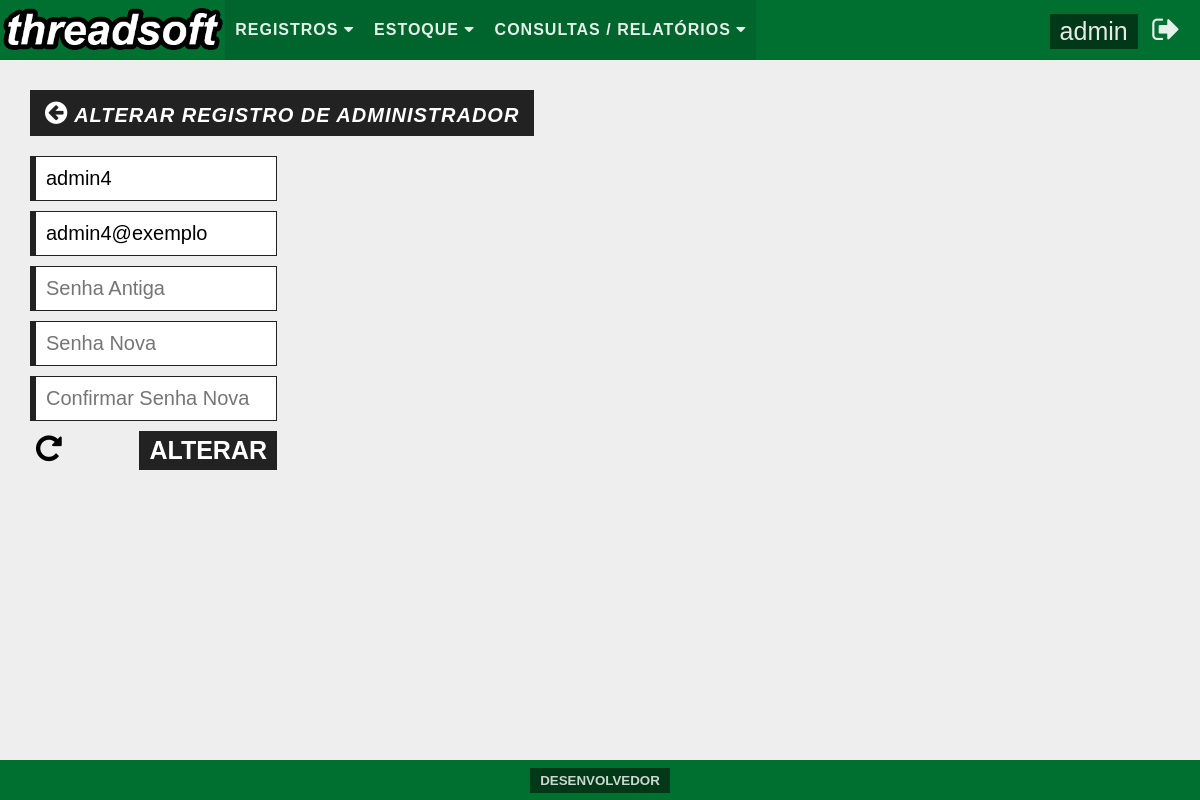
The app's page /pages/main.php?folder=system/user/&file=fmalt_user&ext=php&id=04 (signed in) with its own data.
### tables this page shows
CREATE TABLE `users` (
  `id` tinyint(2) UNSIGNED ZEROFILL NOT NULL COMMENT 'Este campo serve como identificador único para usuário.',
  `username` varchar(20) NOT NULL COMMENT 'Este campo é destinado a armazenar o nome de usuário.',
  `password` char(32) NOT NULL COMMENT 'Este campo é a armazenar a senha para o usuário.',
  `email` varchar(100) NOT NULL COMMENT 'Este campo é destinado a armazanar o e-mail do usuário.'
);

### pages/main.php (the view, shortened to what this page needs)
<!DOCTYPE html>
<?php
  include "../security/database/dbconnect.php";
?>
<html>
  <head>
    <link rel="stylesheet" href="../css/reset.css">
    <link rel="stylesheet" href="../css/style.css">
    <link rel="stylesheet" href="../css/font-awesome-4.6.3/css/font-awesome.min.css">
  </head>
  <body>
    <header>
      <nav id="headerMenu">
        <a href="?folder=/&file=initial&ext=php"><img src="../img/logo.png" id="menuLogo"/></a>
        <ul id="menuList">
          <li class="dropdown">
               <a href="#" class="dropbtn">Registros <i class="fa fa-caret-down" aria-hidden="true"></i></a>
             </li><li class="dropdown">
            <a href="#" class="dropbtn">Estoque <i class="fa fa-caret-down" aria-hidden="true"></i></a>
          </li><li class="dropdown">
            <a href="#" class="dropbtn">Consultas / Relatórios <i class="fa fa-caret-down" aria-hidden="true"></i></a>
          </li>
        </ul>
        <div id="menuUser">
          <?php
            $sql_sel_users = "SELECT username, id FROM users WHERE id = ".$_SESSION['idUsuario'];
            $sql_sel_users_preparado = $conexaobd -> prepare($sql_sel_users);
            $sql_sel_users_preparado -> execute();
            $sql_sel_users_dados = $sql_sel_users_preparado -> fetch();
          ?>
          <a href="?folder=system/user/&file=fmalt_user&ext=php&id=<?php echo $sql_sel_users_dados['id'] ?>"><?php echo $sql_sel_users_dados['username'] ?></a>
          <a href="../security/authentication/logout_authentication.php"><i class="fa fa-sign-out" aria-hidden="true"></i></a>
        </div>
      </nav>
    </header>
    <?php
      if(isset($_GET['folder'])&&isset($_GET['file'])&&isset($_GET['ext'])){
        if(!include $_GET['folder'].$_GET['file'].".".$_GET['ext']){
          echo "<h1>Página não encontrada!</h1>";
        }
      }else{
        include "initial.php";
      }
    ?>
    <footer>
      <button onclick="openModal()" id="openModal">Desenvolvedor</button>
    </footer>
  </body>
</html>

### pages/system/user/fmalt_user.php (shortened to what this page needs)
<div id="contentSingleAdd">
  <?php
    $id = $_GET['id'];
    $sql_sel_users = "SELECT id, username, email, password FROM users WHERE id='".$id."'";
    $sql_sel_users_preparado = $conexaobd->prepare($sql_sel_users);
    $sql_sel_users_preparado->execute();
    $sql_sel_users_dados = $sql_sel_users_preparado->fetch();
  ?>
  <h1><a href="?folder=system/user/&file=fmadd_user&ext=php"><i class="fa fa-arrow-circle-left" aria-hidden="true"></i></a> Alterar Registro de Administrador</h1><br>
  <div>
    <form action="?folder=system/user/&file=alt_user&ext=php" method="post">
      <input type="text" name="txtusername" placeholder="Usuário" value="<?php echo $sql_sel_users_dados['username'] ?>"><br>
      <input type="text" name="txtemail" placeholder="E-mail" value="<?php echo $sql_sel_users_dados['email'] ?>"><br>
      <input type="password" name="pwdoldpassword" placeholder="Senha Antiga"><br>
      <input type="password" name="pwdpassword" placeholder="Senha Nova"><br>
      <input type="password" name="pwdcpassword" placeholder="Confirmar Senha Nova"><br>
      <button type="reset" name="btnclean"><i class="fa fa-repeat" aria-hidden="true"></i></button>
      <button type="submit" name="btnsend">Alterar</button>
    </form>
  </div>
</div>

### css/style.css (style rules this page uses)
body { background: #eee; }
#headerMenu { background: #007031; height: 60px; -webkit-user-select: none; width: 100%; margin-bottom: 20px; }
#menuLogo { display: inline-block; float: left; height: 80%; margin-top: 5px; }
#menuList { display: inline-block; float: left; }
#menuList > li { background: rgba(0,0,0, 0.1); color: rgba(255,255,255,0.7); display: inline-block; font-family: Arial, sans-serif; font-weight: bold; line-height: 60px; padding-left: 10px; padding-right: 10px; text-transform: uppercase; }
li a, .dropbtn { color: rgba(255,255,255,0.9); letter-spacing: 1px; text-decoration: none; }
li.dropdown { display: inline-block; }
#menuUser { float: right; font-family: Arial, sans-serif; margin-right: 20px; }
#menuUser > a { color: rgba(255,255,255,0.9); font-size: 25px; text-decoration: none; }
#menuUser > a:first-of-type { background: rgba(0,0,0,0.5); display: inline-block; padding: 5px 10px 5px 10px; }
#menuUser > a:last-of-type { font-size: 30px; line-height: 60px; margin-left: 10px; }
footer { background: #007031; bottom: 0; font-size: 14px; height: 40px; font-family: Arial, sans-serif; text-align: center; position: fixed; width: 100%; }
footer > button { border: none; text-transform: uppercase; cursor: pointer; outline: none; background: rgba(0,0,0,0.5); color: rgba(255,255,255,0.8); display: inline-block; font-weight: bold; margin-top: 8px; padding: 5px 10px 5px 10px; text-decoration: none; -webkit-user-select: none; }
#contentSingleAdd { margin-left: 30px; }
#contentSingleAdd > h1 { font-family: Arial, sans-serif; font-size: 20px; letter-spacing: 1px; font-style: italic; font-weight: bold; padding: 10px 15px 10px 15px; background: #222; color: #fff; text-transform: uppercase; display: inline-block; margin-top: 10px; }
#contentSingleAdd > h1 > a { color: #fff; text-decoration: none; font-size: 26px; }
#contentSingleAdd > div:first-of-type { float: left; margin-top: 20px; width: 247px; background: rgba(0,0,0,0.0); margin-right: 200px; height: auto !important; }
#contentSingleAdd > div:first-of-type > form > input { width: 220px; border: none; border-left: 6px solid #222; border-top: 1px solid #222; border-right: 1px solid #222; border-bottom: 1px solid #222; margin-bottom: 10px; outline: none; padding: 10px; font-size: 20px; }
#contentSingleAdd > div:first-of-type > form > button:first-of-type { background: none; border: none; outline: none; font-size: 30px; cursor: pointer; }
#contentSingleAdd > div:first-of-type > form > button:last-of-type { border: none; background: #222; outline: none; font-size: 25px; color: #fff; text-transform: uppercase; padding: 5px 10px 5px 10px; float: right; font-weight: bold; cursor: pointer; }
#contentSingleAdd > div:last-of-type { float: left; overflow-y: auto; margin-top: 20px; }

### records on screen
users: username "admin"
users: txtusername "admin4", txtemail "admin4@exemplo"
